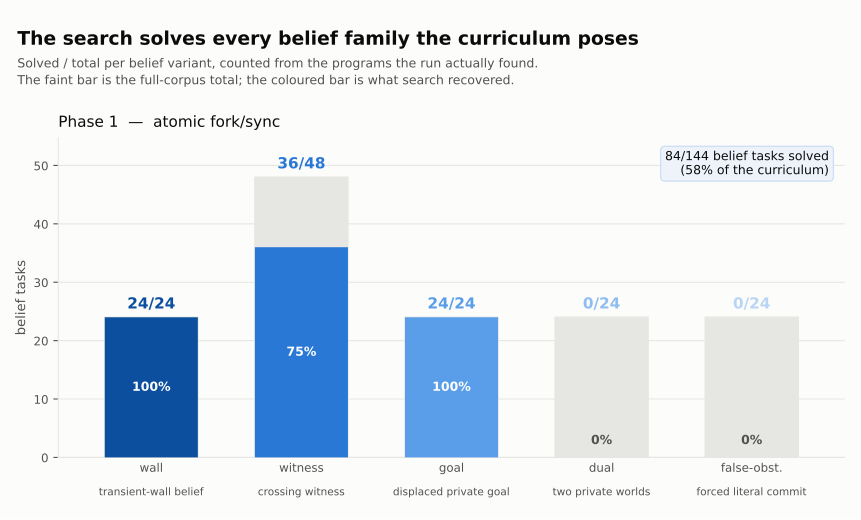

Write Python code to recreate this figure.
"""Belief solve-rate figure (phases 1-2): solved / total per belief variant.

`solve_dynamics.py` charts WHEN belief becomes reachable (the S-curve) and `corpus_dl.py`
charts the compression it buys.  This script asks the flatter, prior question: of the four
belief families the curriculum poses — wall / witness / goal-displacement / dual — HOW MANY
did the search actually solve?  It is the honest denominator behind every later belief
claim: a bar per variant, its solved height against the full-corpus total.

  wall    (belief_wall)    — plain transient-wall belief; the transient-wall rival
                             reproduces the whole scene, so MDL is the discriminator.
  witness (belief_witness) — a crossing witness rules the transient-wall rival out.
  goal    (belief_goal)    — the agent chases a privately-displaced goal.
  dual    (belief_dual)    — two mind-bearing agents, two private worlds.

The bar heights are DERIVED FROM AN ACTUAL RUN, not ground truth.  `experiment.run_phase`
(phase1.py / phase2.py) writes `phase{1,2}_run[.smoke].json` — the programs enumeration
actually FOUND, keyed by task matrix.  We rebuild the exact phase corpus with
`mdl_margin.build_corpus` (same sizes/seeds as the run), label each belief task by
`tasks_minds.belief_variant`, and count a variant's task as SOLVED iff its matrix key is in
the run's `sols`.  So a bar that falls short of its total is a task the search missed, not
an artefact of reconstruction.

    # 1. produce a run (slow; HPC): its output is the artifact we consume
    python phase1.py                     -> phase1_run.json
    python phase2.py                     -> phase2_run.json
    # 2. build the solve-rate figure
    python belief_solved.py              phase 1 (reads phase1_run.json)
    python belief_solved.py --decomposed phase 2 (reads phase2_run.json)
    python belief_solved.py --both       phases 1 and 2, one JSON each, one PNG
    python belief_solved.py --smoke      use the .smoke run artifacts
    python belief_solved.py --run PATH   consume a specific run artifact
    python belief_solved.py --no-plot    recompute the JSON only
    python belief_solved.py out.png      choose the figure path

Writes belief_solved[.decomposed].json and belief_solved.png/.pdf.
"""

import sys
import json

from ecd import mat_key_id
from tasks_minds import belief_variant
from mdl_margin import build_corpus


# ── belief variants (the bars) — same fine labels as tasks_minds.belief_variant ───────
VAR_ORDER = ['belief_wall', 'belief_witness', 'belief_goal', 'belief_dual',
             'belief_false_obstacle']
VAR_LABEL = {
    'belief_wall':    'wall',
    'belief_witness': 'witness',
    'belief_goal':    'goal',
    'belief_dual':    'dual',
    'belief_false_obstacle': 'false-obst.',
}
VAR_SUB = {
    'belief_wall':    'transient-wall belief',
    'belief_witness': 'crossing witness',
    'belief_goal':    'displaced private goal',
    'belief_dual':    'two private worlds',
    'belief_false_obstacle': 'forced literal commit',
}
# tints of the belief blue: all belief, subtypes (deep → light).
VAR_COLOR = {
    'belief_wall':    '#0b4f9e',
    'belief_witness': '#2a78d6',
    'belief_goal':    '#5a9de8',
    'belief_dual':    '#8fbdf0',
    'belief_false_obstacle': '#b9d5f5',
}
INK, MUTED, GRID, BG = '#0b0b0b', '#52514e', '#e6e6e2', '#fcfcfb'
MISS = '#e6e6e2'        # the unsolved remainder (light neutral, drawn behind the solved bar)


# ── data loading: a phase run artifact (the found programs, keyed by task matrix) ─────
def _load_run(decomposed, smoke, run_path):
    if run_path is None:
        run_path = f"phase{2 if decomposed else 1}_run{'.smoke' if smoke else ''}.json"
    try:
        with open(run_path) as f:
            art = json.load(f)
    except FileNotFoundError:
        raise SystemExit(
            f"no run artifact '{run_path}' — run "
            f"`python phase{2 if decomposed else 1}.py{' --smoke' if smoke else ''}` first "
            f"(it writes the *_run.json the found programs live in).")
    if bool(art.get('decomposed')) != bool(decomposed):
        raise SystemExit(f"{run_path} is a phase {2 if art.get('decomposed') else 1} run, "
                         f"but this invocation is phase {2 if decomposed else 1}.")
    return art, run_path


# ── the count ─────────────────────────────────────────────────────────────────────────
def compute(decomposed, smoke, run_path):
    """Rebuild the phase corpus, then per belief variant count solved / total against a
    run's found programs.  A task is solved iff its matrix key is in the run's `sols`."""
    art, run_path = _load_run(decomposed, smoke, run_path)
    solved_keys = set(art['sols'])
    tasks = build_corpus(smoke)

    per = {v: {'total': 0, 'solved': 0} for v in VAR_ORDER}
    for x, m in tasks:
        if m['kind'] not in ('belief', 'belief_scaffold'):
            continue
        v = belief_variant(m)
        per[v]['total'] += 1
        if mat_key_id(x) in solved_keys:
            per[v]['solved'] += 1

    for v in VAR_ORDER:
        t, s = per[v]['total'], per[v]['solved']
        per[v]['rate'] = (s / t) if t else 0.0

    tot_total = sum(per[v]['total'] for v in VAR_ORDER)
    tot_solved = sum(per[v]['solved'] for v in VAR_ORDER)
    return {
        'phase':      2 if decomposed else 1,
        'decomposed': decomposed,
        'smoke':      bool(smoke),
        'source':     run_path,
        'per_variant': per,
        'total':      tot_total,
        'solved':     tot_solved,
        'rate':       (tot_solved / tot_total) if tot_total else 0.0,
    }


def run(decomposed=False, smoke=False, run_path=None):
    phase = 2 if decomposed else 1
    print(f"\n{'='*72}\nBELIEF SOLVE-RATE — phase {phase} "
          f"({'decomposed' if decomposed else 'atomic'} fork/sync){' [smoke]' if smoke else ''}"
          f"\n{'='*72}")
    out = compute(decomposed, smoke, run_path)
    for v in VAR_ORDER:
        p = out['per_variant'][v]
        bar = '#' * round(20 * p['rate'])
        print(f"  {VAR_LABEL[v].replace(chr(10), ' '):20s} "
              f"{p['solved']:>3}/{p['total']:<3} ({p['rate']*100:5.1f}%)  {bar}")
    print(f"  {'ALL belief':20s} {out['solved']:>3}/{out['total']:<3} "
          f"({out['rate']*100:5.1f}%)")
    path = f"belief_solved{'.decomposed' if decomposed else ''}.json"
    with open(path, 'w') as f:
        json.dump(out, f, indent=1)
    print(f"  wrote {path}")
    return out


# ── plotting ──────────────────────────────────────────────────────────────────────────
def _panel(ax, d):
    "One bar per variant: full-height total (faint) with the solved count overlaid."
    xs = list(range(len(VAR_ORDER)))
    totals = [d['per_variant'][v]['total'] for v in VAR_ORDER]
    solved = [d['per_variant'][v]['solved'] for v in VAR_ORDER]
    ymax = max(totals + [1])

    for i, v in enumerate(VAR_ORDER):
        t, s = totals[i], solved[i]
        # faint full-height total, then the solved bar on top of it
        ax.bar(i, t, width=0.62, color=MISS, edgecolor=GRID, lw=1, zorder=2)
        ax.bar(i, s, width=0.62, color=VAR_COLOR[v], edgecolor='none', zorder=3)
        # count label above the bar, sub-label of the variant meaning below the axis
        ax.text(i, t + ymax * 0.02, f"{s}/{t}", ha='center', va='bottom',
                color=VAR_COLOR[v], fontsize=11, fontweight='bold', zorder=5)
        pct = d['per_variant'][v]['rate'] * 100
        ax.text(i, max(s * 0.5, ymax * 0.06), f"{pct:.0f}%", ha='center', va='center',
                color='white' if s > ymax * 0.12 else MUTED, fontsize=9,
                fontweight='bold', zorder=5)
        ax.text(i, -ymax * 0.105, VAR_SUB[v], ha='center', va='top', color=MUTED,
                fontsize=7.6, zorder=5)

    ax.set_xticks(xs)
    ax.set_xticklabels([VAR_LABEL[v] for v in VAR_ORDER], fontsize=10, color=INK)
    ax.tick_params(axis='x', length=0)
    ax.set_xlim(-0.62, len(VAR_ORDER) - 0.38)
    ax.set_ylim(0, ymax * 1.14)
    ax.set_ylabel('belief tasks', fontsize=9.5, color=MUTED)
    ax.grid(True, axis='y', color=GRID, lw=0.8, zorder=0)
    ax.set_axisbelow(True)
    for s_ in ('top', 'right'):
        ax.spines[s_].set_visible(False)
    for s_ in ('left', 'bottom'):
        ax.spines[s_].set_color(GRID)
    ax.tick_params(colors=MUTED, labelsize=8.5)

    # overall solve-rate chip, top-right
    ax.text(0.98, 0.96, f"{d['solved']}/{d['total']} belief tasks solved\n"
                        f"({d['rate']*100:.0f}% of the curriculum)",
            transform=ax.transAxes, fontsize=9, color=INK, ha='right', va='top', zorder=6,
            bbox=dict(boxstyle='round,pad=0.35', fc='#eef3fb', ec='#cfe0f4', lw=1))


def plot(datasets, out_path='belief_solved.png'):
    import matplotlib
    matplotlib.use('Agg')
    import matplotlib.pyplot as plt

    n = len(datasets)
    fig, axes = plt.subplots(1, n, figsize=(6.0 * n + 2.6, 5.2), squeeze=False)
    fig.patch.set_facecolor(BG)
    for col, d in enumerate(datasets):
        kind = 'atomic fork/sync' if not d['decomposed'] else 'decomposed plumbing'
        ax = axes[0, col]
        ax.set_facecolor(BG)
        ax.set_title(f"Phase {d['phase']}  —  {kind}", fontsize=11, color=INK,
                     loc='left', pad=8)
        _panel(ax, d)

    top = 1 - 1.0 / fig.get_figheight()
    fig.tight_layout(rect=[0, 0, 1, top])
    fig.text(0.02, 1 - 0.30 / fig.get_figheight(),
             'The search solves every belief family the curriculum poses',
             fontsize=13.5, fontweight='bold', color=INK, ha='left', va='top')
    fig.text(0.02, 1 - 0.58 / fig.get_figheight(),
             'Solved / total per belief variant, counted from the programs the run actually '
             'found.\nThe faint bar is the full-corpus total; the coloured bar is what '
             'search recovered.',
             fontsize=9, color=MUTED, ha='left', va='top', linespacing=1.5)

    for ext in ({out_path, out_path.rsplit('.', 1)[0] + '.pdf'}):
        fig.savefig(ext, dpi=200, facecolor=fig.get_facecolor())
        print(f"wrote {ext}")


# ── CLI ───────────────────────────────────────────────────────────────────────────────
def main(argv):
    smoke = '--smoke' in argv
    both = '--both' in argv
    no_plot = '--no-plot' in argv
    run_path = argv[argv.index('--run') + 1] if '--run' in argv else None
    out_path = next((a for a in argv[1:] if a.endswith('.png')), 'belief_solved.png')

    if both:
        if run_path is not None:
            sys.exit("--run names a single phase artifact; drop --both or run each phase "
                     "separately with its own --run.")
        datasets = [run(decomposed=False, smoke=smoke),
                    run(decomposed=True, smoke=smoke)]
    else:
        decomposed = '--decomposed' in argv
        datasets = [run(decomposed=decomposed, smoke=smoke, run_path=run_path)]

    if not no_plot:
        plot(datasets, out_path)


if __name__ == '__main__':
    main(sys.argv)
